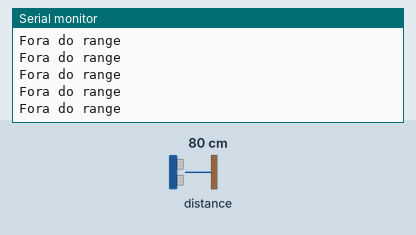
This sketch was run on a simulated Arduino Uno, built with avr-gcc and run on an emulated ATmega328P. Parts: the last lines printed to the serial monitor. The test bench sets the inputs (shaded band); at power-on: distance to the obstacle 80 cm.

Above: at 1.2 s.
1.3 s: distance to the obstacle set to 4 cm
At 1.49 s:
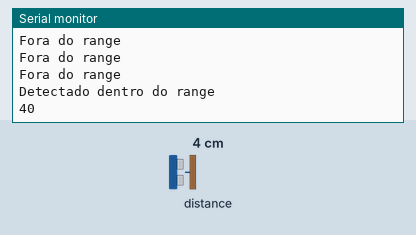
2.8 s: distance to the obstacle set to 9 cm
At 2.82 s:
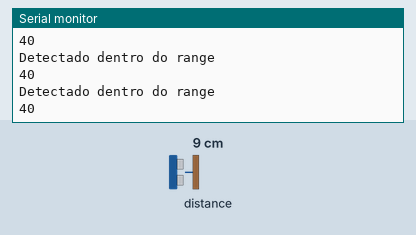

Measured:
- after the input at 1.3 s, the serial monitor: prints a new line after 0.07 s (image 1)

The sketch:

teste_sensor_VLv2.ino
```cpp
/*
  Ωmegabotz

  Teste de Range Sensor VL53L0X V2

  Info:
    Range min.: 30mm
    Range máx.: 1250mm

  Default I2C Address: 0x29
  Necessário alteração do endereço para utilização de mais de um sensor!
  Ref. Alterar Endereço:
  > https://www.youtube.com/watch?v=RRQASevYK3g
  > https://learn.adafruit.com/adafruit-vl53l0x-micro-lidar-distance-sensor-breakout/arduino-code
*/

#include <Wire.h>
#include "Adafruit_VL53L0X.h"

#define MIN_RANGE 30  // Leitura Min.       [mm]
#define MAX_RANGE 770 // Diâmetro do Dojô   [mm]

Adafruit_VL53L0X sensor = Adafruit_VL53L0X();

void sensorRead();

void setup() {
  Serial.begin(115200);
  while (!Serial) {
    delay(1);
  }
  if (!sensor.begin()) {
    Serial.println(F("Failed to boot VL53L0X"));
    while (1);
  }
}

void loop() {
  sensorRead();
}

void sensorRead(){
  VL53L0X_RangingMeasurementData_t measure;
  sensor.rangingTest(&measure, false);
  if (measure.RangeMilliMeter > MIN_RANGE && measure.RangeMilliMeter < MAX_RANGE && measure.RangeStatus != 4){
    Serial.println("Detectado dentro do range");
    Serial.println(measure.RangeMilliMeter);
  }
  else Serial.println("Fora do range");

  delay(100);
}
```
